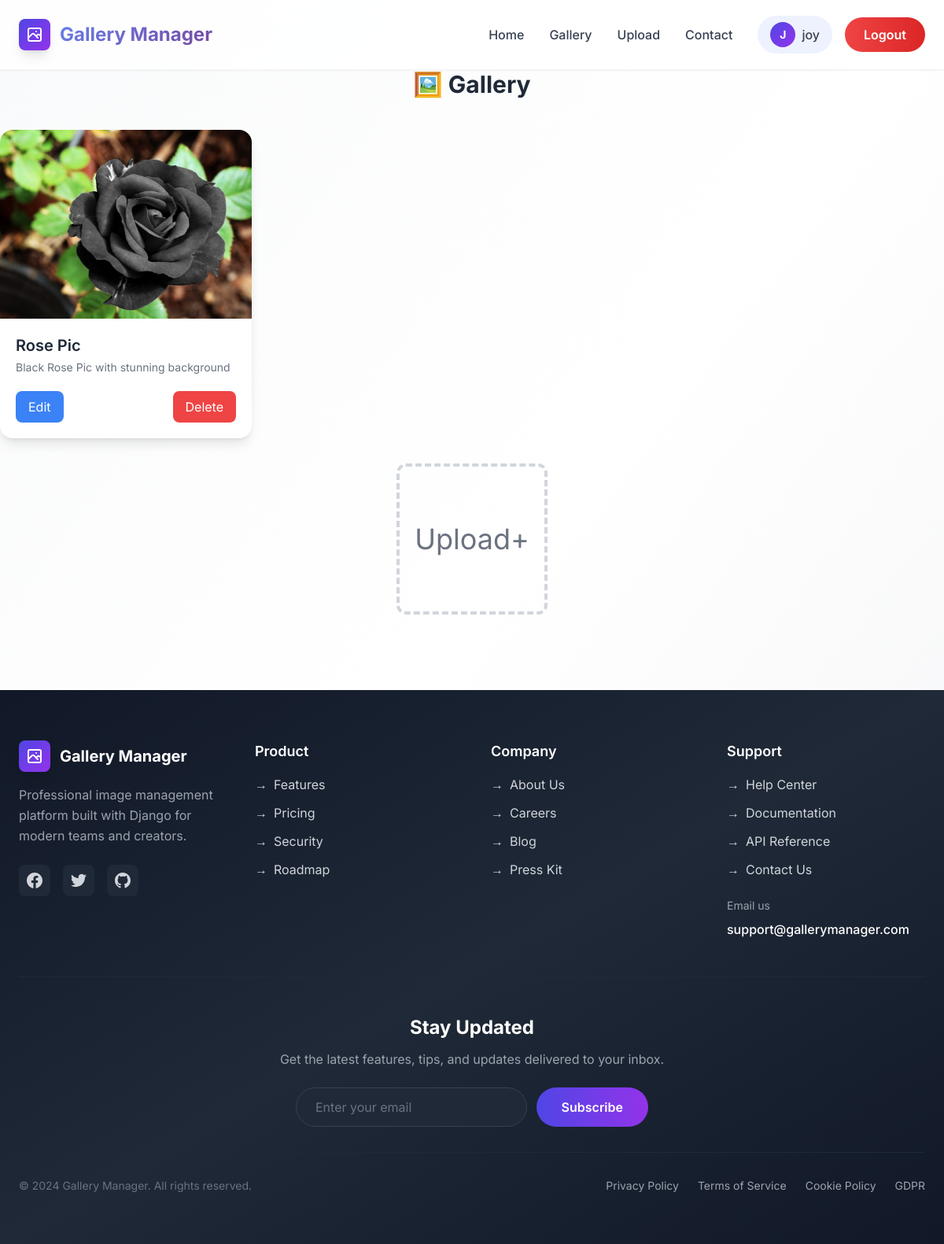
The page /gallery/ (signed in) on the database as committed earlier.
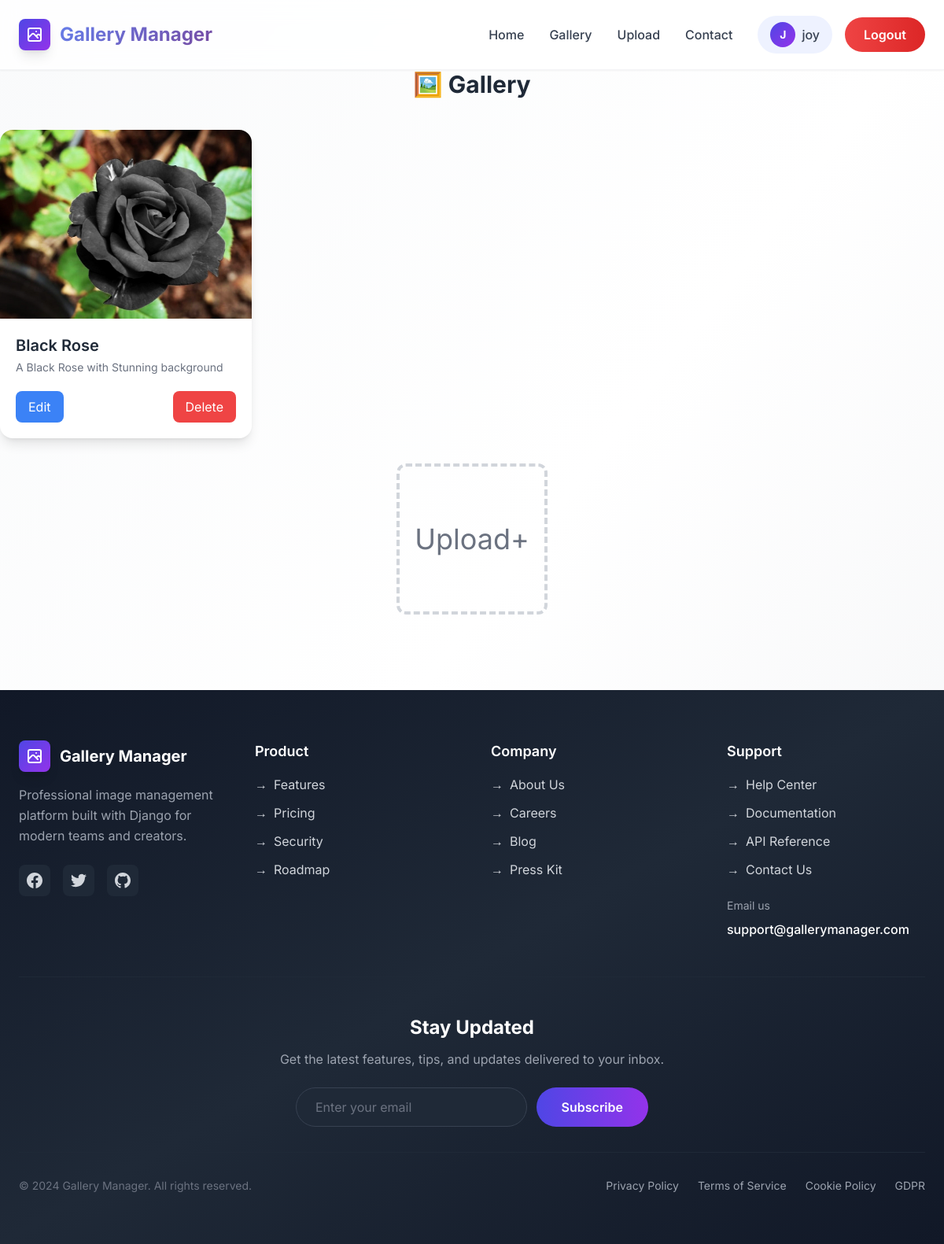
The same page on the database as committed later.
### user/models.py (models this page shows)
class User(AbstractUser):
    def __str__(self):
        return self.username

### Gallery/models.py (models this page shows, shortened)
class UploadedImage(models.Model):
    title = models.CharField(max_length=255)
    description = models.TextField(blank=True)
    image = models.ImageField(upload_to='images/')
    uploaded_at = models.DateTimeField(auto_now_add=True)
    user = models.ForeignKey('user.User', on_delete=models.CASCADE)

### Gallery/views.py (the view)
# urls.py: path('', views.gallery_view, name='gallery'),
@login_required(login_url='user:login')
def gallery_view(request):
    gallery = UploadedImage.objects.filter(user=request.user)
    return render(request, 'Gallery/gallery.html', {'gallery': gallery})

### templates/Gallery/gallery.html (shortened to what this page needs)
{% extends "Base/base.html" %}
{% block content %}
    <h2 class="text-3xl font-bold text-center mb-10">🖼️ Gallery</h2>
    <div class="max-w-7xl mx-auto grid grid-cols-1 sm:grid-cols-2 md:grid-cols-3 gap-8">
        {% if gallery %}
            {% for item in gallery %}
                <div class="bg-white rounded-2xl w-80 shadow-lg overflow-hidden">
                    <img src="{{ item.image.url }}" alt="Gallery Image" class="w-full h-60 object-cover">
                    <div class="p-5">
                        <h3 class="text-xl font-semibold">{{ item.title }}</h3>
                        <p class="text-gray-500 text-sm mt-1">
                            {{ item.description }}
                        </p>
                        <div class="flex justify-between mt-5">
                            <a href="{% url 'gallery:edit_image' item.id %}" class="px-4 py-2 bg-blue-500 text-white rounded-lg hover:bg-blue-600">
                                Edit
                            <a href="{% url 'gallery:delete_image' item.id %}" class="px-4 py-2 bg-red-500 text-white rounded-lg hover:bg-red-600"
                                onclick="return confirm('Are you sure you want to delete this image?');">
                                Delete
                            </a>
                        </div>
                    </div>
                </div>
            {% endfor %}
        {% else %}
            <p class="text-center col-span-3 text-gray-600">No images uploaded yet. Be the first to upload!</p>
        {% endif %}
        <div class="col-span-1 sm:col-span-2 md:col-span-3 flex justify-center">
            <a href="{% url 'gallery:upload' %}" class="flex text-center items-center justify-center h-48 w-48
                  border-4 border-dashed border-gray-300 rounded-xl
                  text-gray-500 text-4xl
                  hover:border-indigo-600 hover:text-indigo-600 transition">
            Upload+
            </a>
        </div>
    </div>
{% endblock %}

### templates/Base/base.html (shortened to what this page needs)
{% load static %}
<!DOCTYPE html>
<html lang="en">
<head>
    <script src="https://cdn.tailwindcss.com"></script>
</head>
<body class="bg-gradient-to-br from-gray-50 via-white to-gray-100 text-gray-800 flex flex-col min-h-screen">
    <header class="bg-white/80 backdrop-blur-md shadow-sm sticky top-0 z-50 border-b border-gray-100">
        <div class="max-w-7xl mx-auto px-6 py-5">
            <div class="flex justify-between items-center">
                <div class="flex items-center space-x-3">
                    <div
                        class="w-10 h-10 bg-gradient-to-br from-indigo-600 to-purple-600 rounded-lg flex items-center justify-center shadow-lg">
                    </div>
                    <h1 class="text-2xl font-bold gradient-text">Gallery Manager</h1>
                </div>
                <nav class="hidden md:flex items-center space-x-8">
                    <a href="{% url 'home' %}" class="nav-link text-gray-700 hover:text-indigo-600 font-medium">Home</a>
                    <a href="{% url 'gallery:gallery' %}" class="nav-link text-gray-700 hover:text-indigo-600 font-medium">Gallery</a>
                    <a href="{% url 'gallery:upload' %}" class="nav-link text-gray-700 hover:text-indigo-600 font-medium">Upload</a>
                    <a href="#" class="nav-link text-gray-700 hover:text-indigo-600 font-medium">Contact</a>
                    {% if user.is_authenticated %}
                    <div class="flex items-center space-x-4">
                        <div class="flex items-center space-x-2 px-4 py-2 bg-indigo-50 rounded-full">
                            <div
                                class="w-8 h-8 bg-gradient-to-br from-indigo-600 to-purple-600 rounded-full flex items-center justify-center">
                                <span class="text-white text-sm font-bold">{{ user.username|slice:":1"|upper }}</span>
                            </div>
                            <span class="text-gray-700 font-medium">{{ user.username }}</span>
                        </div>
                        <a href="{% url 'user:logout' %}"
                            class="bg-gradient-to-r from-red-500 to-red-600 text-white px-6 py-2.5 rounded-full font-semibold hover:shadow-lg hover:scale-105 transition-all duration-300">
                            Logout
                        </a>
                    </div>
                    {% endif %}
                </nav>
            </div>
        </div>
    </header>
    <main class="flex-grow pb-24">
        {% block content %}{% endblock %}
    </main>
    <footer class="bg-gradient-to-br from-gray-900 via-gray-800 to-gray-900 text-gray-300">
        <div class="max-w-7xl mx-auto px-6 py-16">
            <div class="grid grid-cols-1 md:grid-cols-4 gap-12 mb-12">
                <div class="md:col-span-1">
                    <div class="flex items-center space-x-3 mb-4">
                        <div
                            class="w-10 h-10 bg-gradient-to-br from-indigo-600 to-purple-600 rounded-lg flex items-center justify-center shadow-lg">
                        </div>
                        <h4 class="text-xl font-bold text-white">Gallery Manager</h4>
                    </div>
                    <p class="text-gray-400 leading-relaxed">
                        Professional image management platform built with Django for modern teams and creators.
                    </p>
                    <div class="flex space-x-4 mt-6">
                        <a href="#"
                            class="w-10 h-10 bg-gray-800 hover:bg-indigo-600 rounded-lg flex items-center justify-center transition-colors">
                        </a>
                        <a href="#"
                            class="w-10 h-10 bg-gray-800 hover:bg-indigo-600 rounded-lg flex items-center justify-center transition-colors">
                        </a>
                        <a href="#"
                            class="w-10 h-10 bg-gray-800 hover:bg-indigo-600 rounded-lg flex items-center justify-center transition-colors">
                        </a>
                    </div>
                </div>
                <div>
                    <h4 class="text-lg font-semibold text-white mb-4">Product</h4>
                    <ul class="space-y-3">
                        <li><a href="#" class="hover:text-indigo-400 transition-colors flex items-center">
                                <span class="mr-2">→</span> Features
                            </a></li>
                        <li><a href="#" class="hover:text-indigo-400 transition-colors flex items-center">
                                <span class="mr-2">→</span> Pricing
                            </a></li>
                        <li><a href="#" class="hover:text-indigo-400 transition-colors flex items-center">
                                <span class="mr-2">→</span> Security
                            </a></li>
                        <li><a href="#" class="hover:text-indigo-400 transition-colors flex items-center">
                                <span class="mr-2">→</span> Roadmap
                            </a></li>
                    </ul>
                </div>
                <div>
                    <h4 class="text-lg font-semibold text-white mb-4">Company</h4>
                    <ul class="space-y-3">
                        <li><a href="#" class="hover:text-indigo-400 transition-colors flex items-center">
                                <span class="mr-2">→</span> About Us
                            </a></li>
                        <li><a href="#" class="hover:text-indigo-400 transition-colors flex items-center">
                                <span class="mr-2">→</span> Careers
                            </a></li>
                        <li><a href="#" class="hover:text-indigo-400 transition-colors flex items-center">
                                <span class="mr-2">→</span> Blog
                            </a></li>
                        <li><a href="#" class="hover:text-indigo-400 transition-colors flex items-center">
                                <span class="mr-2">→</span> Press Kit
                            </a></li>
                    </ul>
                </div>
                <div>
                    <h4 class="text-lg font-semibold text-white mb-4">Support</h4>
                    <ul class="space-y-3">
                        <li><a href="#" class="hover:text-indigo-400 transition-colors flex items-center">
                                <span class="mr-2">→</span> Help Center
                            </a></li>
                        <li><a href="#" class="hover:text-indigo-400 transition-colors flex items-center">
                                <span class="mr-2">→</span> Documentation
                            </a></li>
                        <li><a href="#" class="hover:text-indigo-400 transition-colors flex items-center">
                                <span class="mr-2">→</span> API Reference
                            </a></li>
                        <li><a href="#" class="hover:text-indigo-400 transition-colors flex items-center">
                                <span class="mr-2">→</span> Contact Us
                            </a></li>
                    </ul>
                    <div class="mt-6">
                        <p class="text-sm text-gray-400 mb-2">Email us</p>
                        <a href="mailto:support@gallerymanager.com"
                            class="text-white hover:text-indigo-400 transition-colors font-medium">
                            support@gallerymanager.com
                        </a>
                    </div>
                </div>
            </div>
            <div class="border-t border-gray-800 pt-12 pb-8">
                <div class="max-w-2xl mx-auto text-center">
                    <h4 class="text-2xl font-bold text-white mb-3">Stay Updated</h4>
                    <p class="text-gray-400 mb-6">Get the latest features, tips, and updates delivered to your inbox.
                    </p>
                    <form class="flex flex-col sm:flex-row gap-3 max-w-md mx-auto">
                        <input type="email" placeholder="Enter your email"
                            class="flex-1 px-6 py-3 rounded-full bg-gray-800 border border-gray-700 text-white placeholder-gray-500 focus:outline-none focus:border-indigo-500 transition-colors" />
                        <button type="submit"
                            class="bg-gradient-to-r from-indigo-600 to-purple-600 text-white px-8 py-3 rounded-full font-semibold hover:shadow-lg hover:scale-105 transition-all duration-300 whitespace-nowrap">
                            Subscribe
                        </button>
                    </form>
                </div>
            </div>
            <div class="border-t border-gray-800 pt-8 flex flex-col md:flex-row justify-between items-center gap-4">
                <p class="text-sm text-gray-500">
                    © 2024 Gallery Manager. All rights reserved.
                </p>
                <div class="flex flex-wrap justify-center gap-6 text-sm">
                    <a href="#" class="text-gray-400 hover:text-indigo-400 transition-colors">Privacy Policy</a>
                    <a href="#" class="text-gray-400 hover:text-indigo-400 transition-colors">Terms of Service</a>
                    <a href="#" class="text-gray-400 hover:text-indigo-400 transition-colors">Cookie Policy</a>
                    <a href="#" class="text-gray-400 hover:text-indigo-400 transition-colors">GDPR</a>
                </div>
            </div>
        </div>
    </footer>
</body>
</html>

### templates/Base/base.html (style rules this page uses)
body { font-family: 'Inter', sans-serif; }
.gradient-text { background: linear-gradient(135deg, #667eea 0%, #764ba2 100%); -webkit-background-clip: text; -webkit-text-fill-color: transparent; background-clip: text; }
.nav-link { position: relative; transition: color 0.3s ease; }
.nav-link::after { content: ''; position: absolute; bottom: -4px; left: 0; width: 0; height: 2px; background: linear-gradient(90deg, #4f46e5, #7c3aed); transition: width 0.3s ease; }

Rows that differ between the two databases and show on the page:
removed UploadedImage: image (picture), title "Rose Pic", description "Black Rose Pic with stunning background"
added UploadedImage: image (picture), title "Black Rose", description "A Black Rose with Stunning background"
